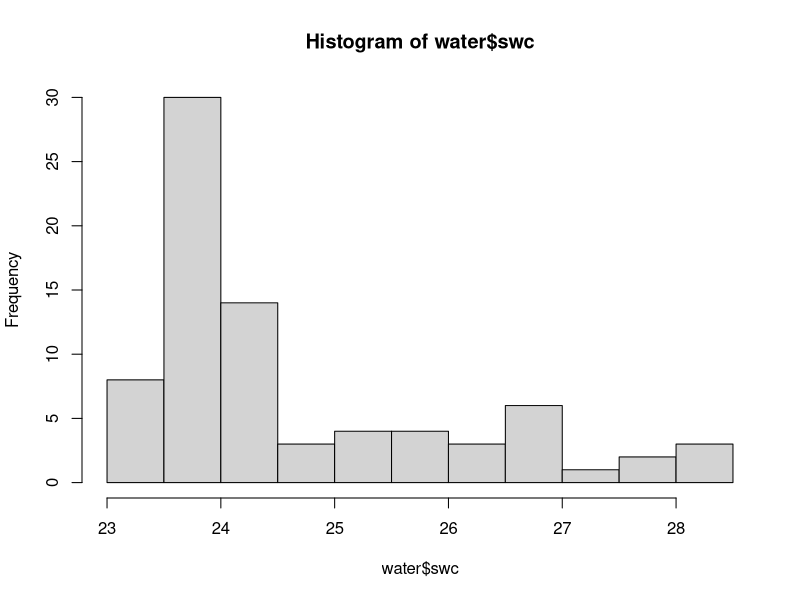
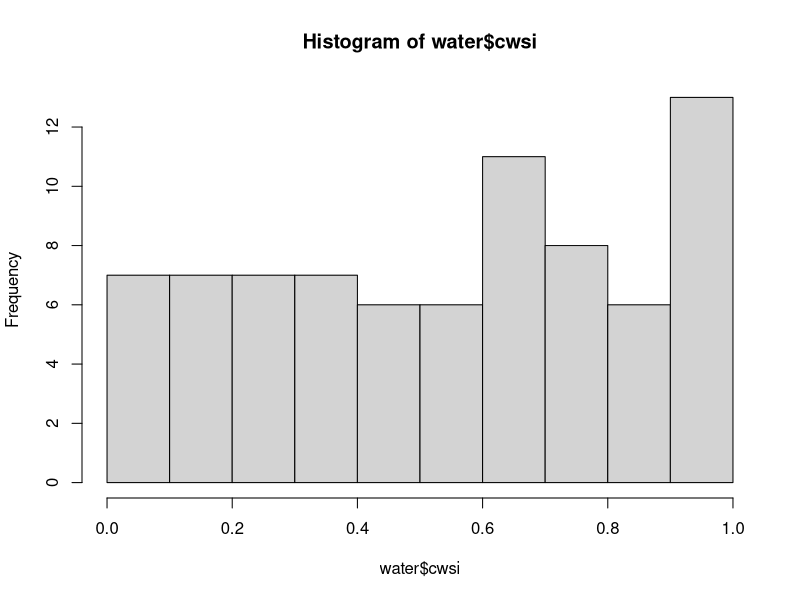
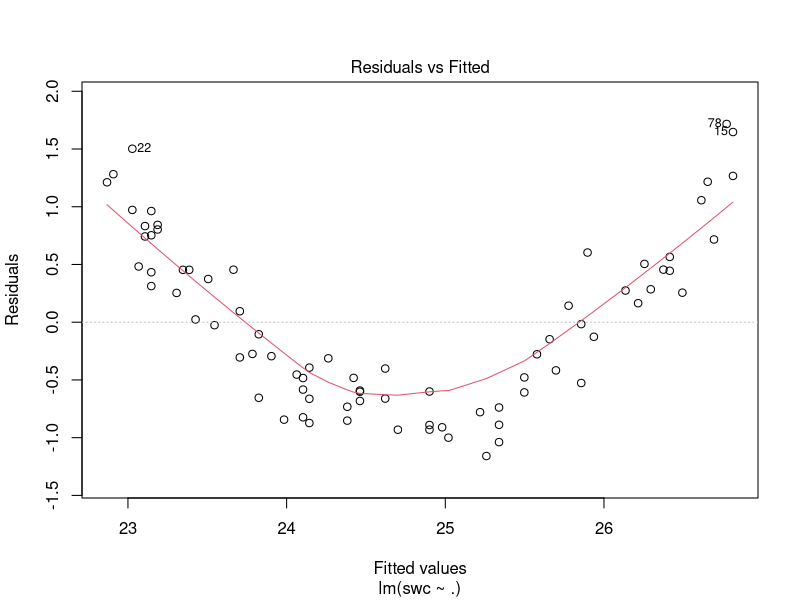
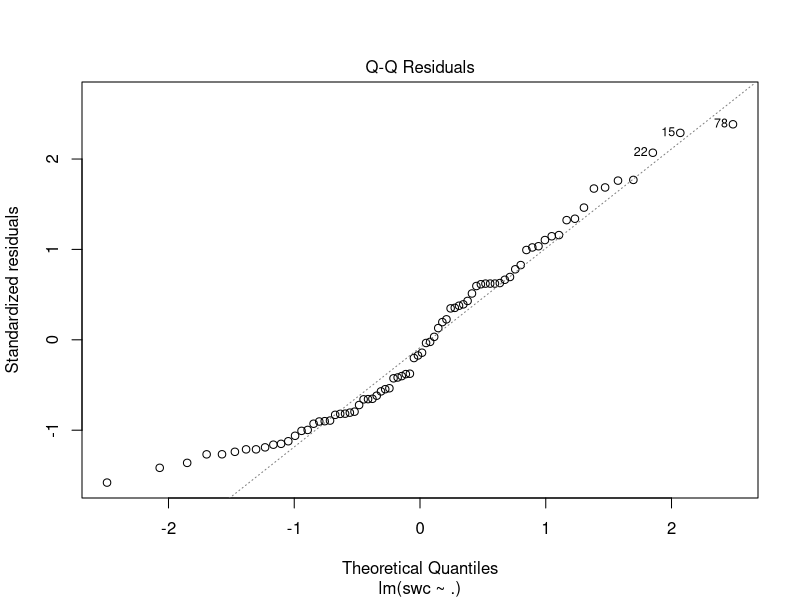
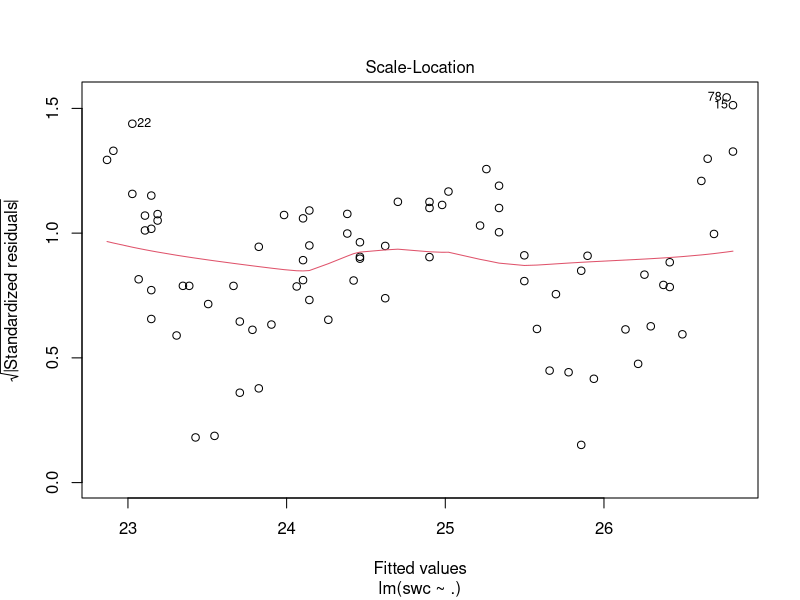
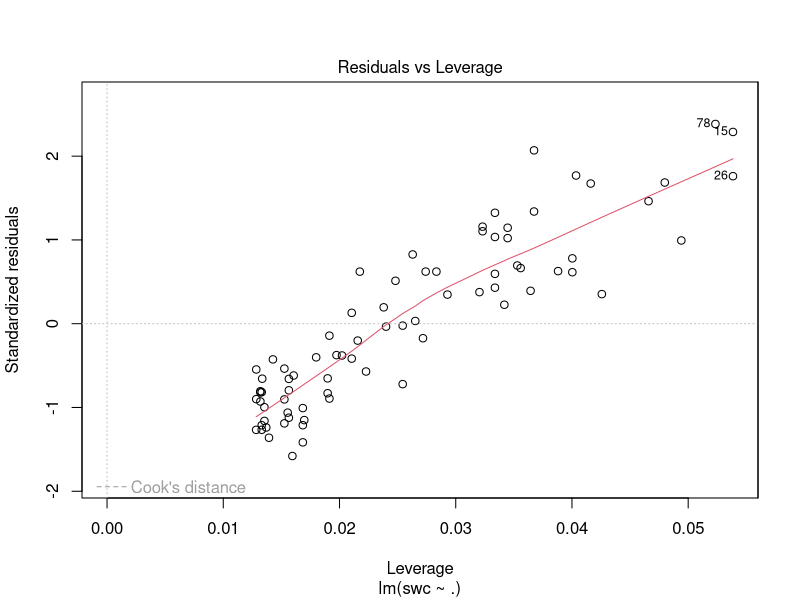
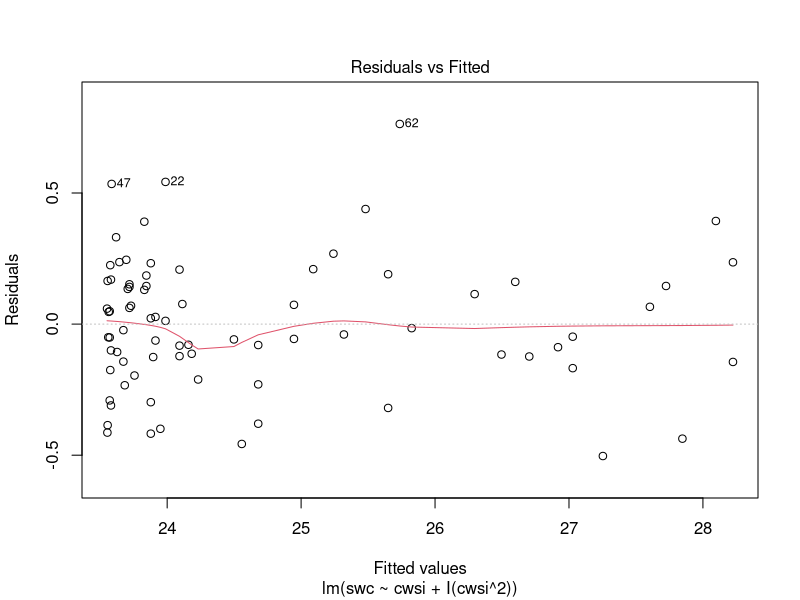
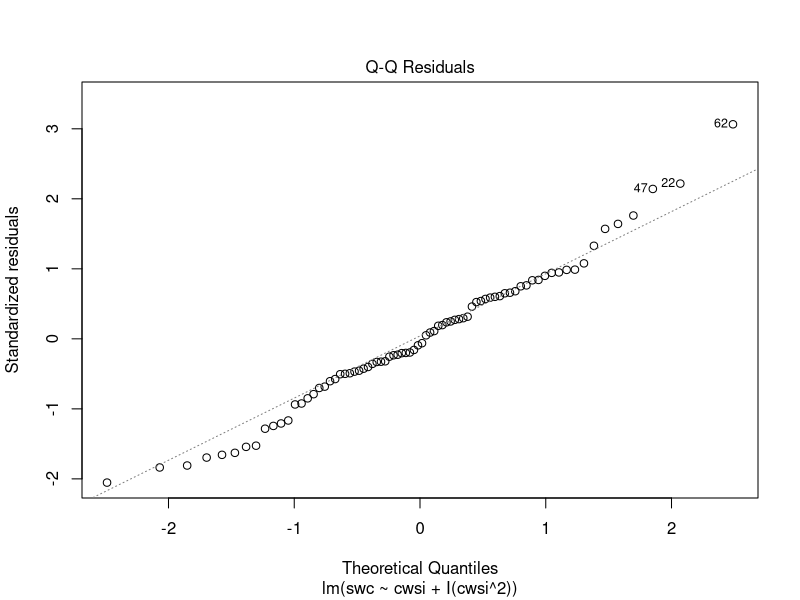

The R script that drew these images, in order:
# read in the data
water <- read.table('AgricultureWater.txt',header=T)

###########################
# EDA
###########################

# Values within expected range
summary(water)

# SWC is non-normal
hist(water$swc)
# CWSI is pretty uniform
hist(water$cwsi)

mod <- lm(swc ~ ., data = water)
# Not a linear relationship
plot(mod)

# Try a polynomial. Need I() function to make it handle poly
poly <- lm(swc ~ cwsi + I(cwsi^2), data = water)
# Much better residuals
plot(poly)

# Plot the data vs. poly model line (uses prediction values to get Y's)
plot(water$cwsi, water$swc)
x.out = seq(0, 1, .01)
newdata = data.frame(cwsi = x.out)
y.out <- predict(poly, newdata = newdata)
lines(x.out, y.out, col = 'mediumorchid3')
# Given description (CWSI -> 1 means high stress and water needs to be added)
# This would say that as stress increases, water needs to be added, but also it has more water available

###########################
# Non-linear options: 
###########################
# Can do transformation on Y
log_mod <- lm(log(swc) ~ cwsi, data = water)
plot(log_mod)

# Can do a polynomial regression
poly_mod <- lm(swc ~ cwsi + I(cwsi^2) + I(cwsi^3) + I(cwsi^4), data = water)
plot(poly_mod)
# Can cause issues on edges, especially beyond range of data
# Need to choose order of polynomials (squared, cubed, etc.)
# Can use variable selection as usual
# Colinearity is an issue (higher order, more colinearity)
# Scale can be important (cube big numbers is bad)

# Basis functions: y = beta0 + beta1 * b1(x) + beta2 * b2(x) + ...
# Can do stepwise/piecemeal (different functions within different ranges of x)
# Stepwise won't be continunous at knots (boundaries of regions)
# Splines: Stepwise polynomial, but enforces continuity

###########################
# Splines
###########################
# Polynomial regression
library(splines)

## Splines (and basis function expansions)
# To use splines, you will need the `splines` library in R.  
# All basis function expansions are done within R formulas (so I hope you are comfortable with them by now).  
# For example, to fit a B-spline you would specify the formula `lm(y~bs(x, df=))` where `x` is the 
# variable you want a spline in.

# - `poly(var_name, degree=)` - creates a `degree` polynomial in `var_name`
# - `bs(var_name, df=, degree=, knots=)` - creates a `degree` B-spline in the variable `var_name` with `df` degrees of freedom.  Altneratively, you can use the `knots` argument to specify where the knots are put.  If you only give the `df` then it will put the knots equally spaced.
# - `ns(var_name, df=, degree=, knots=)` - create a `degree` natural spline in the variable `var_name` with `df` degrees of freedom or `knots`.
# - `I()` - this is for special use within formulas where you can put any function you want.  For example, if I put `y~I(x>10)` it will set up a step function at the point 10.  Likewise, `y~I(x^2)` will put a squared term for `x` (although `poly()` above is a better way to do polynomial regression).  So, anytime you alter a variable within a formula, make sure you use `I()`.
mod_spl <- lm(swc ~ bs(water$cwsi, knots = seq(0, 1, .05)), data = water)
# Having too many knots can 'overfit' the data
plot(water$cwsi, water$swc)
lines(water$cwsi[order(water$cwsi)], mod_spl$fitted.values[order(water$cwsi)])

mod_spl <- lm(swc ~ bs(water$cwsi, knots = c(0.5)), data = water)
plot(water$cwsi, water$swc)
lines(water$cwsi[order(water$cwsi)], mod_spl$fitted.values[order(water$cwsi)])

mod_spl <- lm(swc ~ bs(water$cwsi, knots = c(.5, .6)), data = water)
plot(water$cwsi, water$swc)
lines(water$cwsi[order(water$cwsi)], mod_spl$fitted.values[order(water$cwsi)])

mod_spl <- lm(swc ~ bs(water$cwsi, knots = c(.6, .7, .75, .8, .9)), data = water)
plot(water$cwsi, water$swc)
lines(water$cwsi[order(water$cwsi)], mod_spl$fitted.values[order(water$cwsi)])

# Cubic splines behave poorly outside range of data: can use natural splines (ns())
# Number of knots: has a large impact on performance
# Degrees of freedom:
# ns(): num.knots = df - 1
# bs(): num.knots = df - degree (order)
# Location of knots: Usually evenly spaced over domain

# Testing
samples <- sample(1:78, 15)
train <- water[-samples, ]
test <- water[samples,]

mod_ns_3 <- lm(swc ~ ns(train$cwsi, df = 3), data = train)
plot(train$cwsi, train$swc)
lines(train$cwsi[order(train$cwsi)], mod_ns_3$fitted.values[order(train$cwsi)])
yhat <- predict(mod_ns_3, newx = test)
RMSE = 

mod_lin_3 <- lm(swc ~ bs(train$cwsi, degree = 1, df = 3), data = train)
plot(train$cwsi, train$swc)
lines(train$cwsi[order(train$cwsi)], mod_lin_3$fitted.values[order(train$cwsi)])


###########################
# Kernel Smoothing
###########################
# Kernel: a 'functional' distribution (ie. oh, this matches the exponential, etc.)
# Kernel smoothing: Take points within range and find average (point)
# Nearest Neighbor: Take average of nearby points (within a bandwidth)
### Similar to K-nearest neighbors (But KNN picks # points on each side, not width)
# Epanechnikov Kernel: Apply normal (no tails) distributed weights to nearest points
# There are a bunch of kernels. Usually, want to 0 out things far away 
# How to choose width: Cross-validate. Usually best to only report Out of Sample RMSE
# On boundaries (not as much data) variance of predictions increases, becomes biased at tails

# KNN Example
# Get training/test data
ts = sample(1:nrow(water),20)
train = water[-ts,]
test = water[ts,]
# Plot train vs. test
plot(train$cwsi,train$swc,ylim=c(22,30))
points(test$cwsi,test$swc,pch=19)

# KNN in caret
library(caret)
model = caret::knnreg(swc~cwsi,data=train,k = 10)
yhat = predict(model,newdata = test)
# Just plotting as is is out of order
lines(test$cwsi,yhat,type='o',col=2)
# Order the test x's:
plot(train$cwsi,train$swc,ylim=c(22,30))
points(test$cwsi,test$swc,pch=19)
lines(test$cwsi[order(test$cwsi)],yhat[order(test$cwsi)],type='o',col=2)

# But which k? ---note that we can also see the bias/variance tradeoff here! 
k = 1:nrow(train)
MSE = numeric(length(k)) # empty vector of the same length as klist. 

# recall MSE = bias^2 + var + sigma2
# loop through all suggested k, then plot
for(i in 1:length(k)){
  model = caret::knnreg(swc~cwsi,data=train,k = k[i])
  yhat = predict(model,newdata = test)
  MSE[i] = (mean((test$swc - yhat)^2))
}
plot(k,MSE,ylim=c(0,max(MSE)))

###########################
# Local Regression (LOESS)
###########################
# Uses a kernal function to weight, then fits a poly model within that range
# y = b0 + bx + bx^2

?loess
# loess(formula=, data=, degree=, span=) - 
# this uses a tricubic weighting function with smoothing span span to fit a local 
# regression of degree degree. If span<1 then only a fraction of the data is weighted. 
# IMPORTANT: this function can only handle up to 4 numeric predictors. For higher dimensions, 
# local regression usually doesn’t work well due to the curse of dimensionality.

# Degree: Which ceofficients are used: setting to 0 = average (kernel smoothing)

# Get training/test data
ts = sample(1:nrow(water),20)
train = water[-ts,]
test = water[ts,]
# first, the default settings of quadratic (degree=2) and span=0.75
model = loess(swc~cwsi,data=train)
oo = order(train$cwsi)
plot(train$cwsi,train$swc,ylim=c(22,30))
points(test$cwsi,test$swc,pch=19)
lines(train$cwsi[oo],model$fitted[oo],col=2)

# Now increase the flexibility by using more local weights with span=0.15
model2 = loess(swc~cwsi,data=train,span=.15)
lines(train$cwsi[oo],model2$fitted[oo],col=3)

model3 = loess(swc~cwsi,data=train,span=.5, degree = 1)
lines(train$cwsi[oo],model3$fitted[oo],col=4)

# Model 1
yhat = predict(model,newdata = test)
(mean((test$swc - yhat)^2))
# Model 2
yhat2 = predict(model2,newdata = test)
(mean((test$swc - yhat2)^2))
# Model 3
yhat3 = predict(model3,newdata = test)
(mean((test$swc - yhat3)^2))

x <- c(1:10)
span_mse <- numeric(length(x))
spans <- numeric(length(x))
for (i in 1:10) {
  span = 1/i
  span_model <- loess(swc~cwsi,data=train,span=span)
  span_yhat <- predict(span_model, newdata = test)
  span_mse[i] <- (mean((test$swc - span_yhat)^2))
  spans[i] <- span
}
plot(spans, span_mse)

(test$swc - span_yhat)
